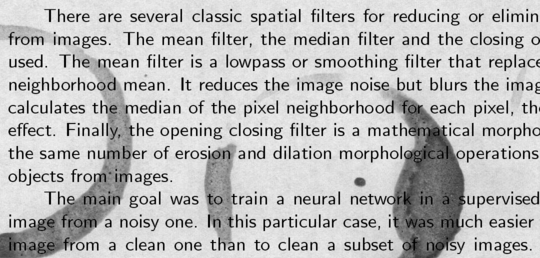
#> input picture images/example_image.png, 540 x 258 px, found by its file name
$ python OCR_reader.py
#> lines starting #> are read from the running program, lines starting #| are printed output that depends on the picture
import cv2
import numpy as np
import pytesseract
from scipy import signal
from PIL import Image

# tesseract path link
pytesseract.pytesseract.tesseract_cmd = 'C:\\Program Files\\Tesseract-OCR\\tesseract.exe'


class OCRReader:
    def __init__(self, image_path: str, display_bg: bool=True, display_image: bool=True, display_text: bool=False):
#> called with image_path = 'example_image.png', display_bg = True, display_image = True, display_text = False
        self.image = cv2.imread(image_path)  # load image
#> self.image is the input picture: shape (258, 540, 3); min 0, max 244, mean 187.7
        # Preprocessing
        self.gray_scale = self.to_gray()
        self.gray_array = self.gray_to_array()
        self.background = self.get_background_color()
        if display_bg:
            self.display_image("Background")
        self.mask = self.compute_mask()
        self.processed_image = self.process_image()
        if display_image:
            self.display_image("Processed")
        self.final_image = self.array_to_image()
        self.text = self.get_image_text()

        self.write_output()
        if display_text:
            print(self.text)

    def to_gray(self):
        """
        Convert the image to gray scale
        return:
            gray scale image
        """
        return cv2.cvtColor(self.image, cv2.COLOR_BGR2GRAY)

    def gray_to_array(self):
        """
        Convert gray image to array
        return:
            gray image in array format
        """
        return np.asarray(self.gray_scale).astype('float32') / 255.0

    def get_background_color(self):
        """
        Estimate 'background' color by a median filter
        return:
            filtered gray image
        """
        return signal.medfilt2d(self.gray_array, 15)
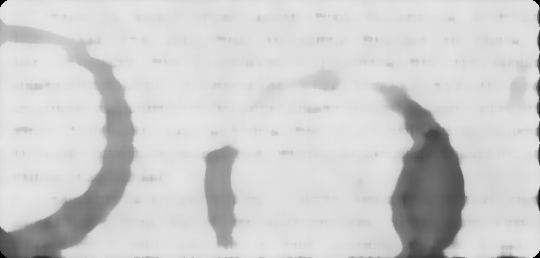
#> returned value: shape (258, 540) float32; min 0, max 0.906, mean 0.808

    def display_image(self, image: str = "Background"):
        """
        Display image i.e. background noise or processed image
        Param:
            image : Name of type of image (act as a flag)
        return:
            None
        """
        if image == "Background":
            cv2.imshow(image, self.background)
        else:
            # Processed
            cv2.imshow(image, self.processed_image)

        cv2.waitKey(0)  # waits until a key is pressed
        cv2.destroyAllWindows()  # destroys the window showing image

    def compute_mask(self):
        """
        Compute 'foreground' mask as anything that is significantly darker than the background
        return:
            masked image
        """
        return self.gray_array < (self.background - 0.1)
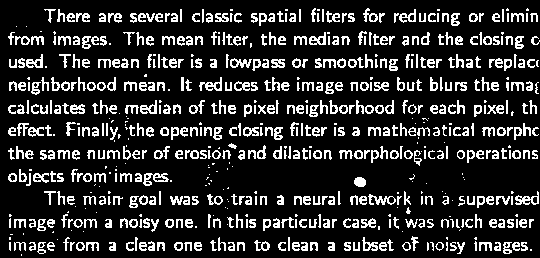
#> returned value: shape (258, 540) bool; 17.3% white in thin lines or dots

    def process_image(self):
        """
        Return the input value for all pixels in the mask or pure white otherwise
        return:
            selection based on mask image
        """
        return np.where(self.mask, self.gray_array, 1.0)
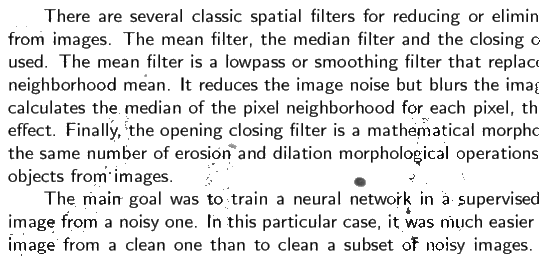
#> returned value: shape (258, 540) float32; min 0, max 1, mean 0.887

    def array_to_image(self):
        """
        convert image array back to image format
        return:
            Final image
        """
        processed_image = self.processed_image.astype(np.uint8) * 255
#> processed_image: shape (258, 540); 82.7% white; black in thin lines or dots
        return Image.fromarray(processed_image)

    def get_image_text(self):
        """
        Apply OCR reading on the filtered image
        return:
            Text from the image
        """
#> (the run stopped early here; a loop or call above may not have finished)
